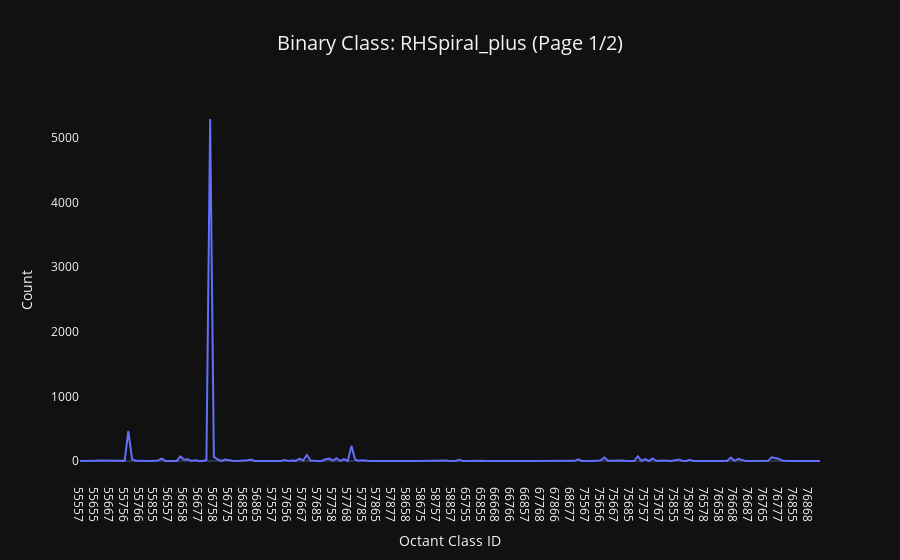
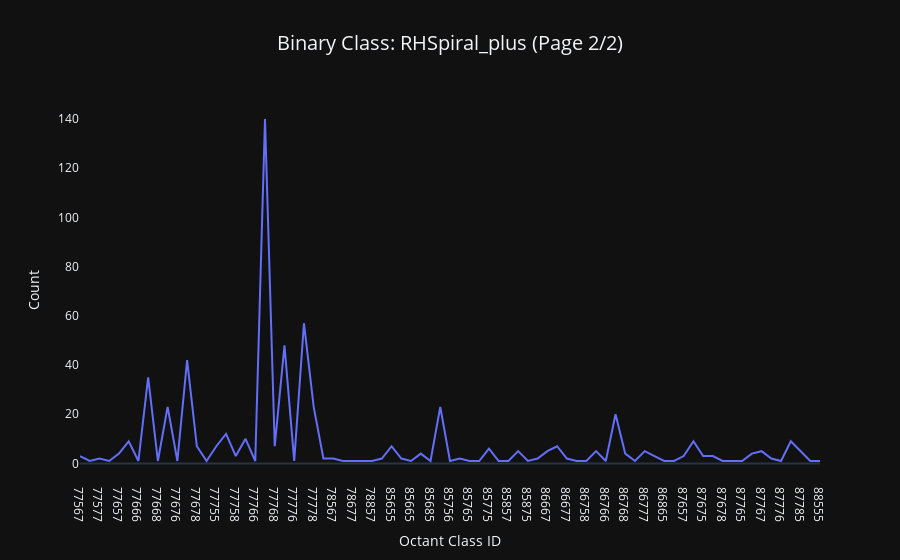

Source (notebook cell) for these figures, in order:
### Code cell
PDB_SS.plot_count_vs_class_df_paginated(
    RHSpiral_plus, title="RHSpiral_plus", theme=THEME, log=False
)

### Figure 1 — Plotly figure (JSON) as saved in the notebook; plotly's stock layout.template omitted (floating-point values rounded to 4 significant figures; data arrays with more than 128 entries replaced by an {"elided": "..."} marker saying what was removed)
{"data": [{"hovertemplate": "Octant Class ID=%{x}<br>Count=%{y}<extra></extra>", "legendgroup": "", "line": {"color": "#636efa", "dash": "solid"}, "marker": {"symbol": "circle"}, "mode": "lines", "name": "", "orientation": "v", "showlegend": false, "type": "scatter", "x": {"elided": "200 str values"}, "xaxis": "x", "y": {"elided": "200 int values"}, "yaxis": "y"}], "layout": {"autosize": true, "legend": {"tracegroupgap": 0}, "showlegend": true, "title": {"font": {"size": 20}, "text": "Binary Class: RHSpiral_plus (Page 1/2)", "x": 0.5}, "xaxis": {"anchor": "y", "domain": [0, 1], "showgrid": false, "title": {"text": "Octant Class ID"}}, "yaxis": {"anchor": "x", "domain": [0, 1], "showgrid": false, "title": {"text": "Count"}, "type": "linear"}}}

### Figure 2 — Plotly figure (JSON) as saved in the notebook; plotly's stock layout.template omitted (floating-point values rounded to 4 significant figures)
{"data": [{"hovertemplate": "Octant Class ID=%{x}<br>Count=%{y}<extra></extra>", "legendgroup": "", "line": {"color": "#636efa", "dash": "solid"}, "marker": {"symbol": "circle"}, "mode": "lines", "name": "", "orientation": "v", "showlegend": false, "type": "scatter", "x": ["77567", "77575", "77577", "77578", "77657", "77665", "77666", "77667", "77668", "77675", "77676", "77677", "77678", "77685", "77755", "77757", "77758", "77765", "77766", "77767", "77768", "77775", "77776", "77777", "77778", "77785", "78567", "78587", "78677", "78777", "78857", "85555", "85655", "85657", "85665", "85675", "85685", "85755", "85756", "85757", "85765", "85767", "85775", "85778", "85857", "85865", "85875", "86655", "86667", "86675", "86677", "86678", "86758", "86765", "86766", "86767", "86768", "86776", "86777", "86785", "86865", "87656", "87657", "87667", "87675", "87677", "87678", "87687", "87765", "87766", "87767", "87775", "87776", "87777", "87785", "87877", "88555"], "xaxis": "x", "y": [3, 1, 2, 1, 4, 9, 1, 35, 1, 23, 1, 42, 7, 1, 7, 12, 3, 10, 1, 140, 7, 48, 1, 57, 23, 2, 2, 1, 1, 1, 1, 2, 7, 2, 1, 4, 1, 23, 1, 2, 1, 1, 6, 1, 1, 5, 1, 2, 5, 7, 2, 1, 1, 5, 1, 20, 4, 1, 5, 3, 1, 1, 3, 9, 3, 3, 1, 1, 1, 4, 5, 2, 1, 9, 5, 1, 1], "yaxis": "y"}], "layout": {"autosize": true, "legend": {"tracegroupgap": 0}, "showlegend": true, "title": {"font": {"size": 20}, "text": "Binary Class: RHSpiral_plus (Page 2/2)", "x": 0.5}, "xaxis": {"anchor": "y", "domain": [0, 1], "showgrid": false, "title": {"text": "Octant Class ID"}}, "yaxis": {"anchor": "x", "domain": [0, 1], "showgrid": false, "title": {"text": "Count"}, "type": "linear"}}}
